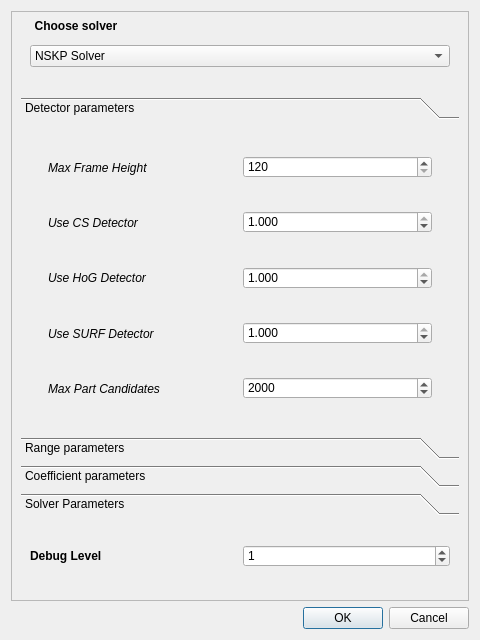
<?xml version="1.0" encoding="UTF-8"?>
<ui version="4.0">
 <class>SolverParametersDialog</class>
 <widget class="QDialog" name="SolverParametersDialog">
  <property name="geometry">
   <rect>
    <x>0</x>
    <y>0</y>
    <width>480</width>
    <height>640</height>
   </rect>
  </property>
  <property name="windowTitle">
   <string>Set solver parameters</string>
  </property>
  <property name="styleSheet">
   <string notr="true">QGroupBox{
        border: 0px solid;
        border-radius: 10px;
}
QGroupBox:enabled{
        border-color: black;
}
QGroupBox:disabled{
        border-color: gray;
}

QGroupBox::title{
    subcontrol-origin: margin;
    left: 10px;
    padding: -5px 2px 0 2px;
}


</string>
  </property>
  <layout class="QVBoxLayout" name="verticalLayout" stretch="0,0">
   <item>
    <widget class="QScrollArea" name="scrollArea">
     <property name="widgetResizable">
      <bool>true</bool>
     </property>
     <widget class="QWidget" name="scrollAreaWidgetContents">
      <property name="geometry">
       <rect>
        <x>0</x>
        <y>0</y>
        <width>460</width>
        <height>587</height>
       </rect>
      </property>
      <layout class="QVBoxLayout" name="verticalLayout_7" stretch="1,6,1">
       <item>
        <widget class="QGroupBox" name="grbChooseSolver">
         <property name="font">
          <font>
           <weight>75</weight>
           <italic>false</italic>
           <bold>true</bold>
          </font>
         </property>
         <property name="title">
          <string>Choose solver</string>
         </property>
         <layout class="QVBoxLayout" name="verticalLayout_8" stretch="0">
          <item>
           <widget class="QComboBox" name="cbbChooseSolver">
            <property name="font">
             <font>
              <weight>50</weight>
              <bold>false</bold>
              <kerning>false</kerning>
             </font>
            </property>
            <property name="editable">
             <bool>false</bool>
            </property>
            <property name="currentText">
             <string>NSKP Solver</string>
            </property>
            <property name="currentIndex">
             <number>0</number>
            </property>
            <item>
             <property name="text">
              <string>NSKP Solver</string>
             </property>
            </item>
            <item>
             <property name="text">
              <string>TLPS Solver</string>
             </property>
            </item>
           </widget>
          </item>
         </layout>
        </widget>
       </item>
       <item>
        <widget class="QToolBox" name="tlbParamsTabs">
         <property name="currentIndex">
          <number>0</number>
         </property>
         <widget class="QWidget" name="detectorPage">
          <property name="geometry">
           <rect>
            <x>0</x>
            <y>0</y>
            <width>442</width>
            <height>293</height>
           </rect>
          </property>
          <attribute name="label">
           <string>Detector parameters</string>
          </attribute>
          <layout class="QVBoxLayout" name="verticalLayout_6">
           <item>
            <widget class="QGroupBox" name="grbDetectors">
             <property name="font">
              <font>
               <italic>false</italic>
              </font>
             </property>
             <property name="title">
              <string/>
             </property>
             <layout class="QVBoxLayout" name="verticalLayout_4">
              <item>
               <widget class="QGroupBox" name="grbMaxFrameHeight">
                <property name="title">
                 <string/>
                </property>
                <layout class="QHBoxLayout" name="horizontalLayout_22">
                 <item>
                  <widget class="QLabel" name="lblMaxFrameHeight">
                   <property name="font">
                    <font>
                     <italic>true</italic>
                    </font>
                   </property>
                   <property name="text">
                    <string>Max Frame Height</string>
                   </property>
                   <property name="wordWrap">
                    <bool>true</bool>
                   </property>
                  </widget>
                 </item>
                 <item>
                  <widget class="QSpinBox" name="spbMaxFrameHeight">
                   <property name="minimum">
                    <number>120</number>
                   </property>
                   <property name="maximum">
                    <number>1080</number>
                   </property>
                   <property name="singleStep">
                    <number>120</number>
                   </property>
                  </widget>
                 </item>
                </layout>
               </widget>
              </item>
              <item>
               <widget class="QGroupBox" name="grbUseCSDet">
                <property name="title">
                 <string/>
                </property>
                <layout class="QHBoxLayout" name="horizontalLayout_9">
                 <item>
                  <widget class="QLabel" name="lblUseCSDet">
                   <property name="font">
                    <font>
                     <italic>true</italic>
                    </font>
                   </property>
                   <property name="text">
                    <string>Use CS Detector</string>
                   </property>
                   <property name="wordWrap">
                    <bool>true</bool>
                   </property>
                  </widget>
                 </item>
                 <item>
                  <widget class="QDoubleSpinBox" name="dspbUseCSDet">
                   <property name="decimals">
                    <number>3</number>
                   </property>
                   <property name="maximum">
                    <double>1.000000000000000</double>
                   </property>
                   <property name="singleStep">
                    <double>0.100000000000000</double>
                   </property>
                   <property name="value">
                    <double>1.000000000000000</double>
                   </property>
                  </widget>
                 </item>
                </layout>
               </widget>
              </item>
              <item>
               <widget class="QGroupBox" name="grbUseHoGDet">
                <property name="title">
                 <string/>
                </property>
                <layout class="QHBoxLayout" name="horizontalLayout_8">
                 <item>
                  <widget class="QLabel" name="lblUseHoGDet">
                   <property name="font">
                    <font>
                     <italic>true</italic>
                    </font>
                   </property>
                   <property name="text">
                    <string>Use HoG Detector</string>
                   </property>
                   <property name="wordWrap">
                    <bool>true</bool>
                   </property>
                  </widget>
                 </item>
                 <item>
                  <widget class="QDoubleSpinBox" name="dspbUseHoGDet">
                   <property name="decimals">
                    <number>3</number>
                   </property>
                   <property name="maximum">
                    <double>1.000000000000000</double>
                   </property>
                   <property name="singleStep">
                    <double>0.100000000000000</double>
                   </property>
                   <property name="value">
                    <double>1.000000000000000</double>
                   </property>
                  </widget>
                 </item>
                </layout>
               </widget>
              </item>
              <item>
               <widget class="QGroupBox" name="grbUseSURFDet">
                <property name="title">
                 <string/>
                </property>
                <layout class="QHBoxLayout" name="horizontalLayout_6">
                 <item>
                  <widget class="QLabel" name="lblUseSURFDet">
                   <property name="font">
                    <font>
                     <italic>true</italic>
                    </font>
                   </property>
                   <property name="text">
                    <string>Use SURF Detector</string>
                   </property>
                   <property name="wordWrap">
                    <bool>true</bool>
                   </property>
                  </widget>
                 </item>
                 <item>
                  <widget class="QDoubleSpinBox" name="dspbUseSURFDet">
                   <property name="decimals">
                    <number>3</number>
                   </property>
                   <property name="maximum">
                    <double>1.000000000000000</double>
                   </property>
                   <property name="singleStep">
                    <double>0.100000000000000</double>
                   </property>
                   <property name="value">
                    <double>1.000000000000000</double>
                   </property>
                  </widget>
                 </item>
                </layout>
               </widget>
              </item>
              <item>
               <widget class="QGroupBox" name="grbMaxPartCandidates">
                <property name="title">
                 <string/>
                </property>
                <layout class="QHBoxLayout" name="horizontalLayout_7">
                 <item>
                  <widget class="QLabel" name="lblMaxPartCandidates">
                   <property name="font">
                    <font>
                     <italic>true</italic>
                    </font>
                   </property>
                   <property name="text">
                    <string>Max Part Candidates</string>
                   </property>
                   <property name="wordWrap">
                    <bool>true</bool>
                   </property>
                  </widget>
                 </item>
                 <item>
                  <widget class="QSpinBox" name="spbMaxPartCandidates">
                   <property name="maximum">
                    <number>100000000</number>
                   </property>
                   <property name="singleStep">
                    <number>100</number>
                   </property>
                   <property name="value">
                    <number>2000</number>
                   </property>
                  </widget>
                 </item>
                </layout>
               </widget>
              </item>
             </layout>
            </widget>
           </item>
          </layout>
         </widget>
         <widget class="QWidget" name="rangePage">
          <property name="geometry">
           <rect>
            <x>0</x>
            <y>0</y>
            <width>442</width>
            <height>293</height>
           </rect>
          </property>
          <attribute name="label">
           <string>Range parameters</string>
          </attribute>
          <layout class="QVBoxLayout" name="verticalLayout_9">
           <item>
            <widget class="QGroupBox" name="grbBaseRanges">
             <property name="title">
              <string/>
             </property>
             <layout class="QVBoxLayout" name="verticalLayout_3">
              <item>
               <widget class="QGroupBox" name="grbBaseRotRange">
                <property name="title">
                 <string/>
                </property>
                <layout class="QHBoxLayout" name="horizontalLayout_13">
                 <item>
                  <widget class="QLabel" name="lblBaseRotRange">
                   <property name="font">
                    <font>
                     <italic>true</italic>
                    </font>
                   </property>
                   <property name="text">
                    <string>Base Rotation Range</string>
                   </property>
                   <property name="wordWrap">
                    <bool>true</bool>
                   </property>
                  </widget>
                 </item>
                 <item>
                  <widget class="QDoubleSpinBox" name="dspbBaseRotRange">
                   <property name="decimals">
                    <number>3</number>
                   </property>
                   <property name="maximum">
                    <double>180.000000000000000</double>
                   </property>
                   <property name="singleStep">
                    <double>10.000000000000000</double>
                   </property>
                   <property name="value">
                    <double>50.000000000000000</double>
                   </property>
                  </widget>
                 </item>
                </layout>
               </widget>
              </item>
              <item>
               <widget class="QGroupBox" name="grbBaseSearchRad">
                <property name="enabled">
                 <bool>false</bool>
                </property>
                <property name="title">
                 <string/>
                </property>
                <layout class="QHBoxLayout" name="horizontalLayout_14">
                 <item>
                  <widget class="QLabel" name="lblBaseSearchRad">
                   <property name="font">
                    <font>
                     <italic>true</italic>
                    </font>
                   </property>
                   <property name="text">
                    <string>Base Search Radius</string>
                   </property>
                   <property name="wordWrap">
                    <bool>true</bool>
                   </property>
                  </widget>
                 </item>
                 <item>
                  <widget class="QDoubleSpinBox" name="dspbBaseSearchRad">
                   <property name="decimals">
                    <number>3</number>
                   </property>
                   <property name="maximum">
                    <double>4.000000000000000</double>
                   </property>
                   <property name="singleStep">
                    <double>1.000000000000000</double>
                   </property>
                   <property name="value">
                    <double>1.000000000000000</double>
                   </property>
                  </widget>
                 </item>
                </layout>
               </widget>
              </item>
              <item>
               <widget class="QGroupBox" name="grbBaseSearchStep">
                <property name="enabled">
                 <bool>false</bool>
                </property>
                <property name="title">
                 <string/>
                </property>
                <layout class="QHBoxLayout" name="horizontalLayout_12">
                 <item>
                  <widget class="QLabel" name="lblBaseSearchStep">
                   <property name="font">
                    <font>
                     <italic>true</italic>
                    </font>
                   </property>
                   <property name="text">
                    <string>Base Search Step</string>
                   </property>
                   <property name="wordWrap">
                    <bool>true</bool>
                   </property>
                  </widget>
                 </item>
                 <item>
                  <widget class="QDoubleSpinBox" name="dspbBaseSearchStep">
                   <property name="decimals">
                    <number>3</number>
                   </property>
                   <property name="maximum">
                    <double>4.000000000000000</double>
                   </property>
                   <property name="singleStep">
                    <double>1.000000000000000</double>
                   </property>
                   <property name="value">
                    <double>1.000000000000000</double>
                   </property>
                  </widget>
                 </item>
                </layout>
               </widget>
              </item>
              <item>
               <widget class="QGroupBox" name="grbBaseRotStep">
                <property name="enabled">
                 <bool>false</bool>
                </property>
                <property name="title">
                 <string/>
                </property>
                <layout class="QHBoxLayout" name="horizontalLayout_11">
                 <item>
                  <widget class="QLabel" name="lblBaseRotStep">
                   <property name="font">
                    <font>
                     <italic>true</italic>
                    </font>
                   </property>
                   <property name="text">
                    <string>Base Rotation Step</string>
                   </property>
                   <property name="wordWrap">
                    <bool>true</bool>
                   </property>
                  </widget>
                 </item>
                 <item>
                  <widget class="QSpinBox" name="spbBaseRotStep">
                   <property name="maximum">
                    <number>180</number>
                   </property>
                   <property name="singleStep">
                    <number>10</number>
                   </property>
                   <property name="value">
                    <number>50</number>
                   </property>
                  </widget>
                 </item>
                </layout>
               </widget>
              </item>
              <item>
               <widget class="QGroupBox" name="grbPartDepthRotCoeff">
                <property name="title">
                 <string/>
                </property>
                <layout class="QHBoxLayout" name="horizontalLayout_10">
                 <item>
                  <widget class="QLabel" name="lblPartDepthRotCoeff">
                   <property name="font">
                    <font>
                     <italic>true</italic>
                    </font>
                   </property>
                   <property name="text">
                    <string>Part Depth Rotation Coefficient</string>
                   </property>
                   <property name="wordWrap">
                    <bool>true</bool>
                   </property>
                  </widget>
                 </item>
                 <item>
                  <widget class="QDoubleSpinBox" name="dspbPartDepthRotCoeff">
                   <property name="decimals">
                    <number>3</number>
                   </property>
                   <property name="minimum">
                    <double>1.000000000000000</double>
                   </property>
                   <property name="maximum">
                    <double>2.000000000000000</double>
                   </property>
                   <property name="singleStep">
                    <double>0.100000000000000</double>
                   </property>
                   <property name="value">
                    <double>1.200000000000000</double>
                   </property>
                  </widget>
                 </item>
                </layout>
               </widget>
              </item>
             </layout>
            </widget>
           </item>
          </layout>
         </widget>
         <widget class="QWidget" name="coeffPage">
          <property name="geometry">
           <rect>
            <x>0</x>
            <y>0</y>
            <width>442</width>
            <height>293</height>
           </rect>
          </property>
          <attribute name="label">
           <string>Coefficient parameters</string>
          </attribute>
          <layout class="QVBoxLayout" name="verticalLayout_10">
           <item>
            <widget class="QGroupBox" name="grbCoeff">
             <property name="title">
              <string/>
             </property>
             <layout class="QVBoxLayout" name="verticalLayout_5">
              <item>
               <widget class="QGroupBox" name="grbImageCoeff">
                <property name="title">
                 <string/>
                </property>
                <layout class="QHBoxLayout" name="horizontalLayout_18">
                 <item>
                  <widget class="QLabel" name="lblImageCoeff">
                   <property name="font">
                    <font>
                     <italic>true</italic>
                    </font>
                   </property>
                   <property name="text">
                    <string>Image Coefficient</string>
                   </property>
                   <property name="wordWrap">
                    <bool>true</bool>
                   </property>
                  </widget>
                 </item>
                 <item>
                  <widget class="QDoubleSpinBox" name="dspbImageCoeff">
                   <property name="decimals">
                    <number>3</number>
                   </property>
                   <property name="maximum">
                    <double>1.000000000000000</double>
                   </property>
                   <property name="singleStep">
                    <double>0.100000000000000</double>
                   </property>
                   <property name="value">
                    <double>1.000000000000000</double>
                   </property>
                  </widget>
                 </item>
                </layout>
               </widget>
              </item>
              <item>
               <widget class="QGroupBox" name="grbJointCoeff">
                <property name="title">
                 <string/>
                </property>
                <layout class="QHBoxLayout" name="horizontalLayout_17">
                 <item>
                  <widget class="QLabel" name="lblJointCoeff">
                   <property name="font">
                    <font>
                     <italic>true</italic>
                    </font>
                   </property>
                   <property name="text">
                    <string>Joint Coefficient</string>
                   </property>
                   <property name="wordWrap">
                    <bool>true</bool>
                   </property>
                  </widget>
                 </item>
                 <item>
                  <widget class="QDoubleSpinBox" name="dspbJointCoeff">
                   <property name="decimals">
                    <number>3</number>
                   </property>
                   <property name="maximum">
                    <double>1.000000000000000</double>
                   </property>
                   <property name="singleStep">
                    <double>0.100000000000000</double>
                   </property>
                   <property name="value">
                    <double>1.000000000000000</double>
                   </property>
                  </widget>
                 </item>
                </layout>
               </widget>
              </item>
              <item>
               <widget class="QGroupBox" name="grbJointLeeway">
                <property name="title">
                 <string/>
                </property>
                <layout class="QHBoxLayout" name="horizontalLayout_16">
                 <item>
                  <widget class="QLabel" name="lblJointLeeway">
                   <property name="font">
                    <font>
                     <italic>true</italic>
                    </font>
                   </property>
                   <property name="text">
                    <string>Joint Leeway</string>
                   </property>
                   <property name="wordWrap">
                    <bool>true</bool>
                   </property>
                  </widget>
                 </item>
                 <item>
                  <widget class="QDoubleSpinBox" name="dspbJointLeeway">
                   <property name="decimals">
                    <number>3</number>
                   </property>
                   <property name="maximum">
                    <double>1.000000000000000</double>
                   </property>
                   <property name="singleStep">
                    <double>0.050000000000000</double>
                   </property>
                   <property name="value">
                    <double>0.050000000000000</double>
                   </property>
                  </widget>
                 </item>
                </layout>
               </widget>
              </item>
              <item>
               <widget class="QGroupBox" name="grbAcceptLockThreshold">
                <property name="title">
                 <string/>
                </property>
                <layout class="QHBoxLayout" name="horizontalLayout_15">
                 <item>
                  <widget class="QLabel" name="lblAcceptLockThreshold">
                   <property name="font">
                    <font>
                     <italic>true</italic>
                    </font>
                   </property>
                   <property name="text">
                    <string>Accept Lockframe Threshold</string>
                   </property>
                   <property name="wordWrap">
                    <bool>true</bool>
                   </property>
                  </widget>
                 </item>
                 <item>
                  <widget class="QDoubleSpinBox" name="dspbAnchorBindCoeff_12">
                   <property name="decimals">
                    <number>3</number>
                   </property>
                   <property name="maximum">
                    <double>1.000000000000000</double>
                   </property>
                   <property name="singleStep">
                    <double>0.010000000000000</double>
                   </property>
                   <property name="value">
                    <double>0.520000000000000</double>
                   </property>
                  </widget>
                 </item>
                </layout>
               </widget>
              </item>
             </layout>
            </widget>
           </item>
          </layout>
         </widget>
         <widget class="QWidget" name="solverPage">
          <property name="geometry">
           <rect>
            <x>0</x>
            <y>0</y>
            <width>429</width>
            <height>391</height>
           </rect>
          </property>
          <attribute name="label">
           <string>Solver Parameters</string>
          </attribute>
          <layout class="QVBoxLayout" name="verticalLayout_11">
           <item>
            <widget class="QGroupBox" name="grbTLPSParams">
             <property name="enabled">
              <bool>true</bool>
             </property>
             <property name="font">
              <font>
               <italic>false</italic>
               <underline>false</underline>
              </font>
             </property>
             <property name="title">
              <string>TLPS Parameters</string>
             </property>
             <layout class="QVBoxLayout" name="verticalLayout_12">
              <item>
               <widget class="QGroupBox" name="grbPartShiftCoeff">
                <property name="title">
                 <string/>
                </property>
                <layout class="QHBoxLayout" name="horizontalLayout_19">
                 <item>
                  <widget class="QLabel" name="lblPartShiftCoeff">
                   <property name="font">
                    <font>
                     <italic>true</italic>
                    </font>
                   </property>
                   <property name="text">
                    <string>Part Shift Coefficient</string>
                   </property>
                   <property name="wordWrap">
                    <bool>true</bool>
                   </property>
                  </widget>
                 </item>
                 <item>
                  <widget class="QDoubleSpinBox" name="dspbPartShiftCoeff">
                   <property name="decimals">
                    <number>3</number>
                   </property>
                   <property name="minimum">
                    <double>1.000000000000000</double>
                   </property>
                   <property name="maximum">
                    <double>3.000000000000000</double>
                   </property>
                   <property name="singleStep">
                    <double>0.100000000000000</double>
                   </property>
                   <property name="value">
                    <double>1.500000000000000</double>
                   </property>
                  </widget>
                 </item>
                </layout>
               </widget>
              </item>
              <item>
               <widget class="QGroupBox" name="grbPartRotCoeff">
                <property name="title">
                 <string/>
                </property>
                <layout class="QHBoxLayout" name="horizontalLayout_20">
                 <item>
                  <widget class="QLabel" name="lblPartRotCoeff">
                   <property name="font">
                    <font>
                     <italic>true</italic>
                    </font>
                   </property>
                   <property name="text">
                    <string>Part Rotation Coefficient</string>
                   </property>
                   <property name="wordWrap">
                    <bool>true</bool>
                   </property>
                  </widget>
                 </item>
                 <item>
                  <widget class="QDoubleSpinBox" name="dspbPartRotCoeff">
                   <property name="decimals">
                    <number>3</number>
                   </property>
                   <property name="maximum">
                    <double>3.000000000000000</double>
                   </property>
                   <property name="singleStep">
                    <double>0.100000000000000</double>
                   </property>
                   <property name="value">
                    <double>1.500000000000000</double>
                   </property>
                  </widget>
                 </item>
                </layout>
               </widget>
              </item>
              <item>
               <widget class="QGroupBox" name="grbAnchorCoeff">
                <property name="title">
                 <string/>
                </property>
                <layout class="QHBoxLayout" name="horizontalLayout_21">
                 <item>
                  <widget class="QLabel" name="lblAnchorCoeff">
                   <property name="font">
                    <font>
                     <italic>true</italic>
                    </font>
                   </property>
                   <property name="text">
                    <string>Anchor Coefficient</string>
                   </property>
                   <property name="wordWrap">
                    <bool>true</bool>
                   </property>
                  </widget>
                 </item>
                 <item>
                  <widget class="QDoubleSpinBox" name="dspbAnchorCoeff">
                   <property name="decimals">
                    <number>3</number>
                   </property>
                   <property name="maximum">
                    <double>1.000000000000000</double>
                   </property>
                   <property name="singleStep">
                    <double>0.100000000000000</double>
                   </property>
                   <property name="value">
                    <double>1.000000000000000</double>
                   </property>
                  </widget>
                 </item>
                </layout>
               </widget>
              </item>
             </layout>
            </widget>
           </item>
           <item>
            <widget class="QGroupBox" name="grbNSKPParams">
             <property name="font">
              <font>
               <italic>false</italic>
               <underline>false</underline>
              </font>
             </property>
             <property name="title">
              <string>NSKP Parameters</string>
             </property>
             <layout class="QVBoxLayout" name="verticalLayout_2">
              <item>
               <widget class="QGroupBox" name="grbAnchorBindCoeff">
                <property name="title">
                 <string/>
                </property>
                <layout class="QHBoxLayout" name="horizontalLayout">
                 <item>
                  <widget class="QLabel" name="lblAnchorBindCoeff">
                   <property name="font">
                    <font>
                     <italic>true</italic>
                    </font>
                   </property>
                   <property name="text">
                    <string>Anchor Bind Coefficient</string>
                   </property>
                   <property name="wordWrap">
                    <bool>true</bool>
                   </property>
                  </widget>
                 </item>
                 <item>
                  <widget class="QDoubleSpinBox" name="dspbAnchorBindCoeff">
                   <property name="decimals">
                    <number>3</number>
                   </property>
                   <property name="maximum">
                    <double>1.000000000000000</double>
                   </property>
                   <property name="singleStep">
                    <double>0.100000000000000</double>
                   </property>
                   <property name="value">
                    <double>0.500000000000000</double>
                   </property>
                  </widget>
                 </item>
                </layout>
               </widget>
              </item>
              <item>
               <widget class="QGroupBox" name="grbAnchorBindDistance">
                <property name="title">
                 <string/>
                </property>
                <layout class="QHBoxLayout" name="horizontalLayout_2">
                 <item>
                  <widget class="QLabel" name="lblAnchorBindDistance">
                   <property name="font">
                    <font>
                     <italic>true</italic>
                    </font>
                   </property>
                   <property name="text">
                    <string>Anchor Bind Distance</string>
                   </property>
                   <property name="wordWrap">
                    <bool>true</bool>
                   </property>
                  </widget>
                 </item>
                 <item>
                  <widget class="QDoubleSpinBox" name="dspbAnchorBindDistance">
                   <property name="decimals">
                    <number>3</number>
                   </property>
                   <property name="minimum">
                    <double>0.000000000000000</double>
                   </property>
                   <property name="maximum">
                    <double>10.000000000000000</double>
                   </property>
                   <property name="singleStep">
                    <double>1.000000000000000</double>
                   </property>
                   <property name="value">
                    <double>0.000000000000000</double>
                   </property>
                  </widget>
                 </item>
                </layout>
               </widget>
              </item>
              <item>
               <widget class="QGroupBox" name="grbPpopgFromLock">
                <property name="title">
                 <string/>
                </property>
                <layout class="QHBoxLayout" name="horizontalLayout_3">
                 <item>
                  <widget class="QLabel" name="lblPropogFromLock">
                   <property name="font">
                    <font>
                     <italic>true</italic>
                    </font>
                   </property>
                   <property name="text">
                    <string>Propagate from Lockframes</string>
                   </property>
                   <property name="scaledContents">
                    <bool>false</bool>
                   </property>
                   <property name="wordWrap">
                    <bool>true</bool>
                   </property>
                  </widget>
                 </item>
                 <item>
                  <widget class="QDoubleSpinBox" name="dspbPropogFromLock">
                   <property name="decimals">
                    <number>3</number>
                   </property>
                   <property name="maximum">
                    <double>1.000000000000000</double>
                   </property>
                   <property name="singleStep">
                    <double>1.000000000000000</double>
                   </property>
                   <property name="value">
                    <double>1.000000000000000</double>
                   </property>
                  </widget>
                 </item>
                </layout>
               </widget>
              </item>
              <item>
               <widget class="QGroupBox" name="grbPriorCoeff">
                <property name="title">
                 <string/>
                </property>
                <layout class="QHBoxLayout" name="horizontalLayout_4">
                 <item>
                  <widget class="QLabel" name="lblPriorCoeff">
                   <property name="font">
                    <font>
                     <italic>true</italic>
                    </font>
                   </property>
                   <property name="text">
                    <string>Prior Coefficient</string>
                   </property>
                  </widget>
                 </item>
                 <item>
                  <widget class="QDoubleSpinBox" name="dspbPriorCoeff">
                   <property name="decimals">
                    <number>3</number>
                   </property>
                   <property name="maximum">
                    <double>1.000000000000000</double>
                   </property>
                   <property name="singleStep">
                    <double>0.100000000000000</double>
                   </property>
                   <property name="value">
                    <double>0.000000000000000</double>
                   </property>
                  </widget>
                 </item>
                </layout>
               </widget>
              </item>
             </layout>
             <zorder>grbAnchorBindDistance</zorder>
             <zorder>grbPpopgFromLock</zorder>
             <zorder>grbPriorCoeff</zorder>
             <zorder>grbAnchorBindCoeff</zorder>
            </widget>
           </item>
          </layout>
         </widget>
        </widget>
       </item>
       <item>
        <widget class="QGroupBox" name="grbDebugLvl">
         <property name="title">
          <string/>
         </property>
         <layout class="QHBoxLayout" name="horizontalLayout_5">
          <item>
           <widget class="QLabel" name="lblDebugLvl">
            <property name="font">
             <font>
              <weight>75</weight>
              <bold>true</bold>
             </font>
            </property>
            <property name="text">
             <string>Debug Level</string>
            </property>
            <property name="wordWrap">
             <bool>true</bool>
            </property>
           </widget>
          </item>
          <item>
           <widget class="QSpinBox" name="spbDebugLvl">
            <property name="maximum">
             <number>4</number>
            </property>
            <property name="value">
             <number>1</number>
            </property>
           </widget>
          </item>
         </layout>
        </widget>
       </item>
      </layout>
     </widget>
    </widget>
   </item>
   <item>
    <widget class="QDialogButtonBox" name="buttonBox">
     <property name="orientation">
      <enum>Qt::Horizontal</enum>
     </property>
     <property name="standardButtons">
      <set>QDialogButtonBox::Cancel|QDialogButtonBox::Ok</set>
     </property>
    </widget>
   </item>
  </layout>
 </widget>
 <resources/>
 <connections>
  <connection>
   <sender>buttonBox</sender>
   <signal>accepted()</signal>
   <receiver>SolverParametersDialog</receiver>
   <slot>accept()</slot>
   <hints>
    <hint type="sourcelabel">
     <x>248</x>
     <y>254</y>
    </hint>
    <hint type="destinationlabel">
     <x>157</x>
     <y>274</y>
    </hint>
   </hints>
  </connection>
  <connection>
   <sender>buttonBox</sender>
   <signal>rejected()</signal>
   <receiver>SolverParametersDialog</receiver>
   <slot>reject()</slot>
   <hints>
    <hint type="sourcelabel">
     <x>316</x>
     <y>260</y>
    </hint>
    <hint type="destinationlabel">
     <x>286</x>
     <y>274</y>
    </hint>
   </hints>
  </connection>
 </connections>
</ui>
